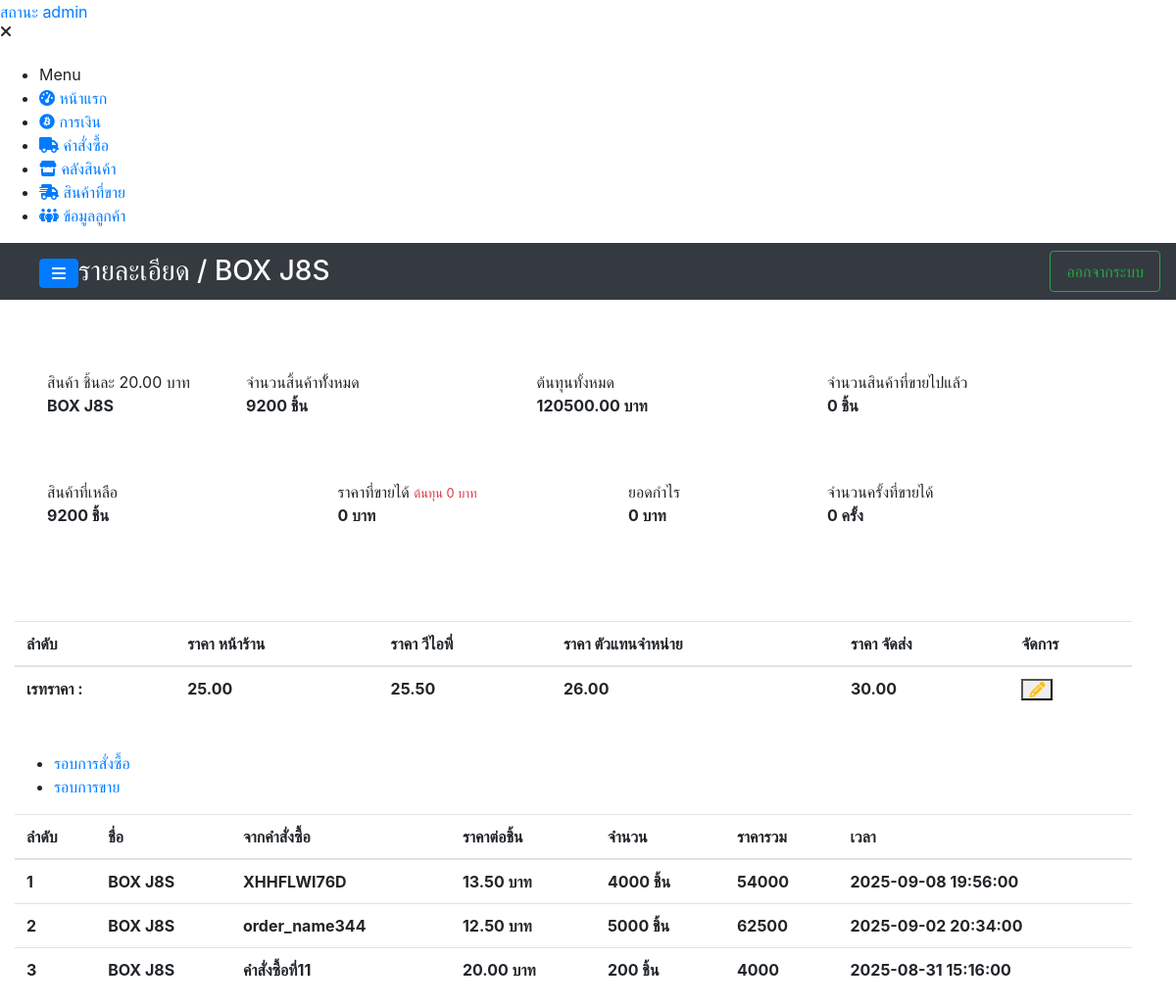
Screenshot of /system/details/detail_stock.php?product_name=BOX J8S (signed in) with the database file from the repository.
### tables this page shows
CREATE TABLE `rate_price` (
  `rate_id` int(11) NOT NULL,
  `product_name` varchar(200) NOT NULL,
  `id_adder` int(11) NOT NULL,
  `price_custommer_vip` decimal(10,2) NOT NULL,
  `price_customer_frontstore` decimal(10,2) NOT NULL,
  `price_customer_deliver` decimal(10,2) NOT NULL,
  `price_customer_dealer` decimal(10,2) NOT NULL,
  `create_at` datetime NOT NULL
);

CREATE TABLE `stock_product` (
  `product_id` int(11) NOT NULL,
  `product_name` varchar(200) NOT NULL,
  `product_count` int(11) NOT NULL,
  `product_price` decimal(10,2) NOT NULL,
  `expenses` decimal(10,2) NOT NULL,
  `id_adder` int(11) NOT NULL,
  `id_order` int(11) NOT NULL,
  `create_at` datetime NOT NULL
);

CREATE TABLE `order_box` (
  `order_id` int(11) NOT NULL,
  `order_name` varchar(300) NOT NULL,
  `slip_order` varchar(200) NOT NULL,
  `totalcost_order` decimal(10,2) NOT NULL,
  `count_order` int(11) NOT NULL,
  `id_adder` int(11) NOT NULL,
  `date_time_order` datetime NOT NULL,
  `create_at` datetime NOT NULL
);

### components/component.php (the view, shortened to what this page needs)
<?php
function navigationOfiicer($path = ""){
    $list = "
        <nav id=\"sidebar\" class=\"sidebar-wrapper\">
            <div class=\"sidebar-content\">
                <div class=\"sidebar-brand\">
                    <a href=\"#\" class=\"text-primary\">สถานะ admin</a>
                    <div id=\"close-sidebar\">
                        <i class=\"fas fa-times\"></i>
                    </div>
                </div>
                <div class=\"sidebar-menu mt-4\">
                    <ul>
                        <li class=\"header-menu\">
                            <span>Menu</span>
                        </li>
                        <li>
                          <a href=\"{$path}index.php\">
                              <i class=\"fa fa-tachometer-alt\"></i>
                              <span>หน้าแรก</span>
                          </a>
                        </li>
                        <li>
                          <a href=\"{$path}finance.php\">
                              <i class=\"fab fa-bitcoin\"></i>
                              <span>การเงิน</span>
                          </a>
                        </li>
                        <li>
                          <a href=\"{$path}orders.php\">
                              <i class=\"fa-solid fa-truck\"></i>
                              <span>คำสั่งซื้อ</span>
                          </a>
                        </li>
                        <li>
                          <a href=\"{$path}stock.php\">
                              <i class=\"fas fa-store\"></i>
                              <span>คลังสินค้า</span>
                          </a>
                        </li>
                        <li>
                          <a href=\"{$path}ordersell.php\">
                            <i class=\"fa-solid fa-truck-fast\"></i>
                              <span>สินค้าที่ขาย</span>
                          </a>
                        </li>
                        <li>
                          <a href=\"{$path}ordersell.php\">
                            <i class=\"fa-solid fa-people-group\"></i>
                              <span>ข้อมูลลูกค้า</span>
                          </a>
                        </li>
                    </ul>
                </div>
            </div>
        </nav>
    ";
    echo $list;
}
function navbar($logo, $path=""){
    $navList = "
        <nav class=\"navbar navbar-tp navbar-expand-md navbar-dark bg-dark row\">
          <div class=\"container-fluid ml-4\">
              <a id=\"show-sidebar\" class=\"btn btn-primary mt-1\" href=\"#\">
                  <i class=\"fas fa-bars\"></i>
              </a>
              <p class=\"h3 mb-0 text-white text-uppercase d-none d-lg-inline-block font-thi\">$logo</p>
              <div class=\"ml-auto\">
                  <a class=\"nav-link btn btn-outline-success\" href=\"{$path}logout.php\">
                    <i class=\"now-ui-icons ui-1_settings-gear-63\"></i>
                    ออกจากระบบ
                  </a>
              </div>
          </div>
        </nav>
    ";
    echo $navList;
}
function tableDetailStock($number, $product_id,$productname,$productcount,$productprice, $ordername, $datetime_order){
    $toal_all = $productprice * $productcount;
    $list_stock = "
        <form>
            <tr>
              <td class=\"font-weight-bold\">$number</td>
              <td class=\"font-weight-bold\">$productname</td>
              <td class=\"font-weight-bold\">$ordername</td>
              <td class=\"font-weight-bold\">$productprice บาท</td>
              <td class=\"font-weight-bold\">$productcount ชิ้น</td>
              <td class=\"font-weight-bold\">$toal_all</td>
              <td class=\"font-weight-bold\">$datetime_order</td>
            </tr>
        </form>
    ";
    echo $list_stock;
}
function detailStock($productname,$total_count,$total_price,$product_price, $count_sell, $income_price, $number_of_timessold){
    $remaining_products = $total_count - $count_sell;
    $cost_price = $product_price * $count_sell;
    $total_profit = $income_price - $cost_price;
    $detail = "
        <div class=\"rounded row mt-4 p-4\">
           <div class=\"col-lg-2 col-md-3 col-sm-6 col-12 m-2 p-3 bg-white info-box rounded info-box rounded\">
            <span>สินค้า ชิ้นละ $product_price บาท</span>
            <p class=\"font-weight-bold res_text\"> $productname </p>
          </div>
          <div class=\"col-lg-3 col-md-4 col-sm-6 col-12 m-2 p-3 bg-white info-box rounded\">
            <span>จำนวนสิ้นค้าทัั้งหมด</span>
                <p class=\"font-weight-bold res_text\"> $total_count ชิ้น</p>
          </div>
          <div class=\"col-lg-3 col-md-4 col-sm-6 col-12 m-2 p-3 bg-white info-box rounded\">
            <span>ต้นทุนทั้งหมด</span>
            <p class=\"font-weight-bold res_text\"> $total_price  บาท</p>
          </div>
          <div class=\"col-lg-3 col-md-4 col-sm-6 col-12 m-2 p-3 bg-white info-box rounded\">
                <span>จำนวนสินค้าที่ขายไปแล้ว</span>
                <p class=\"font-weight-bold res_text\"> $count_sell  ชิ้น</p>
          </div>
          <div class=\"col-lg-3 col-md-4 col-sm-6 col-12 m-2 p-3 bg-white info-box rounded\">
                <span>สินค้าที่เหลือ</span>
                <p class=\"font-weight-bold res_text\"> $remaining_products  ชิ้น</p>
          </div>
          <div class=\"col-lg-3 col-md-4 col-sm-6 col-12 m-2 p-3 bg-white info-box rounded\">
            <span>ราคาที่ขายได้</span>
            <small class=\"text-danger\">ต้นทุน $cost_price บาท</small>
           <p class=\"font-weight-bold res_text\"> $income_price บาท</p>
          </div>
          <div class=\"col-lg-2 col-md-3 col-sm-6 col-12 m-2 p-3 bg-white info-box rounded\">
                <span>ยอดกำไร</span>
                <p class=\"font-weight-bold res_text\">$total_profit  บาท</p>
          </div>
          <div class=\"col-lg-3 col-md-4 col-sm-6 col-12 m-2 p-3 bg-white info-box rounded\">
            <span>จำนวนครั้งที่ขายได้</span>
            <p class=\"font-weight-bold res_text\"> $number_of_timessold ครั้ง</p>
          </div>
        </div>
    ";
    echo $detail;
}
function listRatePrice($rate_id="",$rate_storefront_price="",$rate_vip_price="",$rate_dealer_price="ยังไม่ได้กำหนด",$rate_delivery_price="",$product_name, $price_product){
    function status($id){
        if($id){
            return "<i class=\"fas fa-pencil-alt text-warning\"></i>";
        }else{
            return "<i class=\"fas fa-plus text-success\"></i>";
        }
    }
    $list = "
        <form>
            <tr>
                <td class=\"font-weight-bold\">เรทราคา : </td>
                <td class=\"font-weight-bold\">$rate_storefront_price</td>
                <td class=\"font-weight-bold\">$rate_vip_price</td>
                <td class=\"font-weight-bold\">$rate_dealer_price</td>
                <td class=\"font-weight-bold\">$rate_delivery_price</td>
                <td>
                    <div class=\"table-data-feature\" >
                        <button type=\"button\" id=\"set_rate_price\" data-target=\"#modalFormUpdateRate\" data-toggle=\"modal\"
                           class=\"item\" data-id=\"$rate_id\" data-product=\"$product_name\" data-storefront=\"$rate_storefront_price\" data-vip=\"$rate_vip_price\"
                           data-dealers=\"$rate_dealer_price\" data-delivery=\"$rate_delivery_price\" data-productprice=\"$price_product\"
                        >
                            ".status($rate_id)."
                        </button>
                    </div>
                </td>
            </tr>
        </form>
    ";
    echo $list;
}
?>

### system/details/detail_stock.php (shortened to what this page needs)
<?php
include_once("../../backend/config.php");
include_once("../../link/link-2.php");
include_once("../../components/component.php");
$product_name = $_GET['product_name'];
?>
<!DOCTYPE html>
<html lang="en">
<head>
    <link rel="stylesheet" href="https://cdnjs.cloudflare.com/ajax/libs/uikit/3.0.0-beta.20/css/uikit.css">
    <link rel="stylesheet" href="../../assets/scripts/module/jquery.Thailand.js/jquery.Thailand.js/dist/jquery.Thailand.min.css">
    <link rel="stylesheet" href="../../assets/scss/navigationTrue-a-j.scss">
    <link rel="stylesheet" href="../../assets/scss/revenue.scss">
    <link rel="stylesheet" href="../../assets/scss/index.u.scss">
</head>
<body>
  <div class="page-wrapper chiller-theme toggled">
      <?php  navigationOfiicer("../"); ?>
       <main class="page-content mt-0">
      <?php navbar("รายละเอียด / ".$product_name."", "../"); ?>
      <div class="container-fluid row">
          <div class="col-md-12">
            <?php
              $sql = "SELECT product_name, product_price,
               COUNT(*) total,SUM(expenses) AS resutl_price, SUM(product_count) AS total_count FROM stock_product WHERE product_name='$product_name' GROUP BY product_name";
               $selectStockProduct = mysqli_query($conn,$sql) or die(mysqli_error($conn));
               $acc_fetch = mysqli_fetch_assoc($selectStockProduct);
              $sql_sell = "SELECT productname,COUNT(*) AS counts, SUM(tatol_product) AS total_products, SUM(price_to_pay) AS prices FROM list_productsell WHERE productname='$product_name' GROUP BY productname";
              $quer_sell = mysqli_query($conn,$sql_sell) or die(mysqli_error($conn));
              $acc_sell = mysqli_fetch_assoc($quer_sell);
               detailStock($acc_fetch['product_name'],$acc_fetch['total_count'], $acc_fetch['resutl_price'],$acc_fetch['product_price'], $acc_sell['total_products'] ?? 0,$acc_sell['prices'] ?? 0,$acc_sell['counts'] ?? 0);
            ?>
          </div>
          <div class="col-md-12 mt-4">
                <div class="table-responsive table-responsive-data2 mt-2">
                  <table class="table table-data2 mydataTablePatron">
                    <thead>
                       <tr>
                          <th class="font-weight-bold">ลำดับ</th>
                          <th class="font-weight-bold">ราคา หน้าร้าน</th>
                          <th class="font-weight-bold">ราคา วีไอพี่</th>
                          <th class="font-weight-bold">ราคา ตัวแทนจำหน่าย</th>
                          <th class="font-weight-bold">ราคา จัดส่ง</th>
                          <th class="font-weight-bold">จัดการ</th>
                       </tr>
                    </thead>
                    <tbody>
                      <?php
                          $sql = "SELECT * FROM rate_price WHERE product_name='$product_name'";
                          $query = mysqli_query($conn,$sql) or die(mysqli_error($conn));
                          $rate_acc_fetch = mysqli_fetch_assoc($query);
                          if($rate_acc_fetch){
                            listRatePrice(
                              $rate_acc_fetch['rate_id'],$rate_acc_fetch['price_customer_frontstore'],$rate_acc_fetch['price_custommer_vip'],
                              $rate_acc_fetch['price_customer_dealer'],$rate_acc_fetch['price_customer_deliver'],$product_name,$acc_fetch['product_price']
                            );
                          }else{
                            listRatePrice("","","","","",$product_name,$acc_fetch['product_price']);
                          }
                      ?>
                    </tbody>
                  </table>
                </div>
          </div>
          <div class="col-md-12 mt-4">
              <div class="tabs">
                <div class="tab-button-outer">
                  <ul id="tab-button">
                    <li><a href="#tab01">รอบการสั่งซื้อ</a></li>
                    <li><a href="#tab02">รอบการขาย</a></li>
                  </ul>
                </div>
              </div>
            <div id="tab01" class="tab-contents">
            <div class="table-responsive table-responsive-data2 mt-2">
                  <table class="table table-data2 mydataTablePatron">
                      <thead>
                          <tr>
                              <th>ลำดับ</th>
                              <th>ชื่อ</th>
                              <th>จากคำสั่งซื้อ</th>
                              <th>ราคาต่อชิ้น</th>
                              <th>จำนวน</th>
                              <th>ราคารวม</th>
                              <th>เวลา</th>
                          </tr>
                      </thead>
                      <tbody>
                          <?php
                              $get_sql = "SELECT * FROM stock_product LEFT JOIN order_box ON order_box.order_id = stock_product.id_order WHERE stock_product.product_name='$product_name' ORDER BY stock_product.create_at DESC";
                               $get_datastock = mysqli_query($conn, $get_sql) or die(mysqli_error($conn));
                                foreach($get_datastock as $key => $res){
                                    tableDetailStock(
                                        ($key+1), $res['product_id'], $res['product_name'],$res['product_count'],$res['product_price'],
                                        $res['order_name'],$res['date_time_order']
                                      );
                                }
                          ?>
                      </tbody>
                  </table>
            </div>
            </div>
          </div>
      </div>
    </main>
  </div>
</body>
</html>

### rows the page displays
rate_price: price_customer_frontstore "25.00", price_custommer_vip "25.50", price_customer_dealer "26.00", price_customer_deliver "30.00"
stock_product: number "1", product_name "BOX J8S", order_box.order_name "XHHFLWI76D", product_price "13.50", product_count "4000", toal_all "54000", order_box.date_time_order "2025-09-08 19:56:00"
stock_product: number "2", product_name "BOX J8S", order_box.order_name "order_name344", product_price "12.50", product_count "5000", toal_all "62500", order_box.date_time_order "2025-09-02 20:34:00"
stock_product: number "3", product_name "BOX J8S", order_box.order_name "คำสั่งซื้อที่11", product_price "20.00", product_count "200", toal_all "4000", order_box.date_time_order "2025-08-31 15:16:00"

### other values shown
$logo "รายละเอียด / BOX J8S"
$product_price "20.00"
$productname "BOX J8S"
$total_count "9200"
$total_price "120500.00"
$count_sell "0"
$remaining_products "9200"
$cost_price "0"
$income_price "0"
$total_profit "0"
$number_of_timessold "0"
